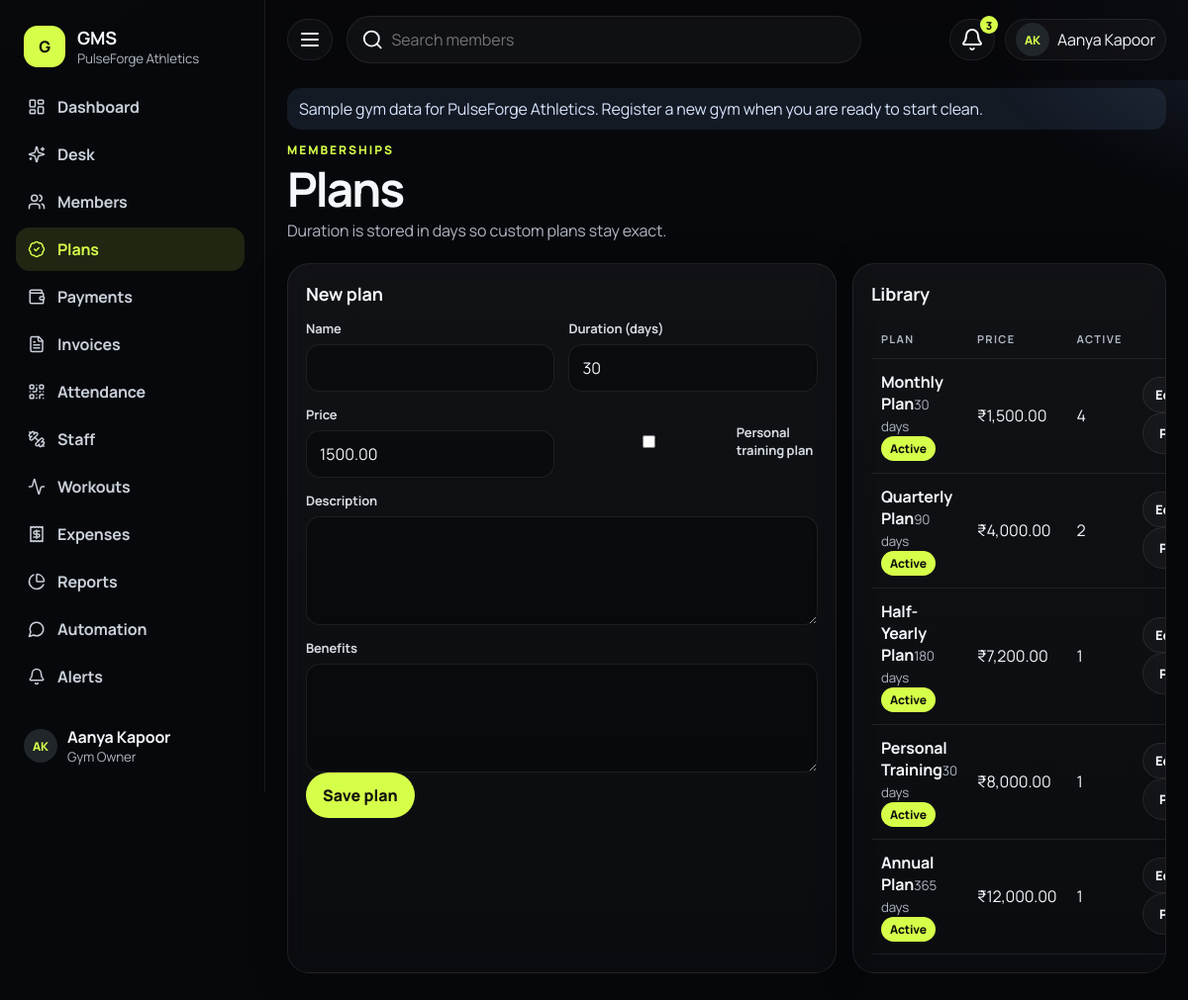
The app's page /modules/memberships/index.php (signed in) with its own data.
### tables this page shows
CREATE TABLE gyms (
  id INT UNSIGNED NOT NULL AUTO_INCREMENT,
  name VARCHAR(160) NOT NULL,
  slug VARCHAR(160) NOT NULL,
  logo_path VARCHAR(255) DEFAULT NULL,
  email VARCHAR(190) DEFAULT NULL,
  phone VARCHAR(30) DEFAULT NULL,
  address_line VARCHAR(255) DEFAULT NULL,
  city VARCHAR(100) DEFAULT NULL,
  state VARCHAR(100) DEFAULT NULL,
  postal_code VARCHAR(20) DEFAULT NULL,
  country VARCHAR(80) NOT NULL DEFAULT 'India',
  gstin VARCHAR(20) DEFAULT NULL,
  tax_enabled TINYINT(1) NOT NULL DEFAULT 0,
  tax_label VARCHAR(40) NOT NULL DEFAULT 'GST',
  tax_percent DECIMAL(5,2) NOT NULL DEFAULT 0.00,
  invoice_prefix VARCHAR(20) NOT NULL DEFAULT 'INV',
  invoice_next_number INT UNSIGNED NOT NULL DEFAULT 1,
  invoice_footer TEXT NULL,
  invoice_terms TEXT NULL,
  currency_code CHAR(3) NOT NULL DEFAULT 'INR',
  currency_symbol VARCHAR(8) NOT NULL DEFAULT '₹',
  timezone VARCHAR(64) NOT NULL DEFAULT 'Asia/Kolkata',
  member_prefix VARCHAR(12) NOT NULL DEFAULT 'MBR',
  member_next_number INT UNSIGNED NOT NULL DEFAULT 1001,
  onboarding_step TINYINT UNSIGNED NOT NULL DEFAULT 1,
  onboarding_completed TINYINT(1) NOT NULL DEFAULT 0,
  status ENUM('active','suspended') NOT NULL DEFAULT 'active',
  created_at DATETIME NOT NULL,
  updated_at DATETIME NOT NULL,
  PRIMARY KEY (id),
  UNIQUE KEY uq_gyms_slug (slug)
);

CREATE TABLE users (
  id INT UNSIGNED NOT NULL AUTO_INCREMENT,
  gym_id INT UNSIGNED NOT NULL,
  name VARCHAR(160) NOT NULL,
  email VARCHAR(190) NOT NULL,
  phone VARCHAR(30) DEFAULT NULL,
  password_hash VARCHAR(255) NOT NULL,
  role ENUM('owner','manager','receptionist','trainer') NOT NULL,
  avatar_path VARCHAR(255) DEFAULT NULL,
  status ENUM('active','disabled') NOT NULL DEFAULT 'active',
  last_login_at DATETIME DEFAULT NULL,
  created_at DATETIME NOT NULL,
  updated_at DATETIME NOT NULL,
  PRIMARY KEY (id),
  UNIQUE KEY uq_users_email (email),
  KEY idx_users_gym (gym_id),
  CONSTRAINT fk_users_gym FOREIGN KEY (gym_id) REFERENCES gyms (id) ON DELETE CASCADE
);

CREATE TABLE membership_plans (
  id INT UNSIGNED NOT NULL AUTO_INCREMENT,
  gym_id INT UNSIGNED NOT NULL,
  name VARCHAR(120) NOT NULL,
  duration_days INT UNSIGNED NOT NULL,
  price DECIMAL(12,2) NOT NULL,
  description TEXT NULL,
  benefits TEXT NULL,
  is_personal_training TINYINT(1) NOT NULL DEFAULT 0,
  status ENUM('active','inactive') NOT NULL DEFAULT 'active',
  created_at DATETIME NOT NULL,
  updated_at DATETIME NOT NULL,
  PRIMARY KEY (id),
  KEY idx_plans_gym (gym_id, status),
  CONSTRAINT fk_plans_gym FOREIGN KEY (gym_id) REFERENCES gyms (id) ON DELETE CASCADE,
  CONSTRAINT chk_plan_price CHECK (price >= 0 AND duration_days > 0)
);

### modules/memberships/index.php (the view, shortened to what the rows shown need)
<?php
require dirname(__DIR__, 2) . '/includes/bootstrap.php';
[$user, $gym] = boot_page('plans.manage');
$gymId = (int) $gym['id'];
$plans = db_all('SELECT p.*, (SELECT COUNT(*) FROM member_subscriptions s WHERE s.plan_id = p.id AND s.status IN (\'active\',\'frozen\')) AS active_count FROM membership_plans p WHERE p.gym_id = ? ORDER BY p.status, p.price', [$gymId]);
$edit = null;
layout_start('Plans', 'memberships');
page_head('Memberships', 'Plans', 'Duration is stored in days so custom plans stay exact.');
echo '<section class="split"><article class="panel"><h2>' . ($edit ? 'Edit plan' : 'New plan') . '</h2>';
echo form_open();
echo '<button class="btn btn-primary" type="submit">Save plan</button></form></article>';
echo '<article class="panel table-wrap"><h2>Library</h2><table><thead><tr><th>Plan</th><th>Price</th><th>Active</th><th></th></tr></thead><tbody>';
foreach ($plans as $plan) {
    echo '<tr><td><strong>' . e($plan['name']) . '</strong><small class="muted">' . (int) $plan['duration_days'] . ' days</small><br>' . badge($plan['status']) . '</td><td>' . e(money($plan['price'], $gym)) . '</td><td>' . (int) $plan['active_count'] . '</td><td>';
    echo '<a class="btn btn-ghost btn-sm" href="' . e(url('memberships?edit=' . $plan['id'])) . '">Edit</a> ';
    echo form_open('', false);
    echo '<input type="hidden" name="action" value="toggle"><input type="hidden" name="id" value="' . (int) $plan['id'] . '"><input type="hidden" name="_back" value="' . e(url('memberships')) . '"><button class="btn btn-ghost btn-sm">' . ($plan['status'] === 'active' ? 'Pause' : 'Activate') . '</button></form></td></tr>';
}
echo '</tbody></table></article></section>';
layout_end();

### includes/layout.php (shortened to what the rows shown need)
<?php
function layout_start(string $title, string $active): void
{
    $user = current_user();
    $gym = current_gym();
    $unread = $user ? NotificationService::unreadCount((int) $user['gym_id'], (int) $user['id']) : 0;
    $name = $gym['name'] ?? 'GMS';
    echo '<!DOCTYPE html><html lang="en"><head><meta charset="utf-8"><meta name="viewport" content="width=device-width,initial-scale=1">';
    echo '<link rel="stylesheet" href="https://unpkg.com/aos@2.3.4/dist/aos.css">';
    echo '<link rel="stylesheet" href="' . e(url('assets/css/app.css')) . '">';
    echo '</head><body data-base="' . e(url('')) . '"><div class="ambient" aria-hidden="true"></div><div class="app">';
    echo '<aside class="sidebar" id="sidebar"><div class="brand"><a href="' . e(url('dashboard')) . '"><span class="brand-mark">G</span><span class="brand-copy"><strong>GMS</strong><small>' . e($name) . '</small></span></a></div><nav class="side-nav">';
    echo '</nav><div class="side-user">' . avatar_html($user['avatar_path'] ?? null, $user['name'] ?? 'User', 'sm') . '<div><strong>' . e($user['name'] ?? '') . '</strong><small>' . e(status_label($user['role'] ?? '')) . '</small></div></div></aside>';
    echo '<div class="main"><header class="topbar"><button class="icon-btn" type="button" data-sidebar aria-label="Menu"><i data-lucide="menu"></i></button>';
    echo '<div class="top-actions"><details class="menu"><summary class="icon-btn" aria-label="Notifications">' . ($unread ? '<em>' . (int) $unread . '</em>' : '') . '<i data-lucide="bell"></i></summary><div class="menu-panel notes-panel">';
    echo '<a class="menu-all" href="' . e(url('notifications')) . '">Open notification center</a></div></details>';
    echo '<details class="menu"><summary>' . avatar_html($user['avatar_path'] ?? null, $user['name'] ?? '', 'sm') . '<span class="hide-sm">' . e($user['name'] ?? '') . '</span></summary><div class="menu-panel"><a href="' . e(url('settings?tab=account')) . '">Account</a><a href="' . e(url('logout')) . '">Log out</a></div></details></div></header>';
    echo '<div class="content" id="content">';
}
function layout_end(): void
{
    echo '</div></div></div>';
    echo '</body></html>';
}
function page_head(string $kicker, string $title, string $text = '', string $actions = ''): void
{
    echo '<header class="page-head"><div><p class="eyebrow">' . e($kicker) . '</p><h1>' . e($title) . '</h1>';
    echo '</div><div class="page-actions">' . $actions . '</div></header>';
}

### includes/functions.php (shortened to what the rows shown need)
<?php
function env(string $key, ?string $default = null): ?string
{
    if (array_key_exists($key, $_ENV)) {
        return (string) $_ENV[$key];
    }
    $value = getenv($key);
    return (string) $value;
}
function e(mixed $value): string
{
    return htmlspecialchars((string) $value, ENT_QUOTES | ENT_SUBSTITUTE, 'UTF-8');
}
function url(string $path = ''): string
{
    $base = rtrim((string) env('APP_BASE', ''), '/');
    if ($path === '') {
        return $base === '' ? '/' : $base . '/';
    }
    return $base . '/' . ltrim($path, '/');
}
function csrf_token(): string
{
    return $_SESSION['_csrf'];
}
function csrf_field(): string
{
    return '<input type="hidden" name="_csrf" value="' . e(csrf_token()) . '">';
}
function money_norm(mixed $amount): string
{
    $amount = str_replace([',', ' '], '', (string) $amount);
    if (function_exists('bcadd')) {
        return bcadd($amount, '0', 2);
    }
    return number_format((float) $amount, 2, '.', '');
}
function money(mixed $amount, ?array $gym = null): string
{
    $symbol = is_array($gym) ? ($gym['currency_symbol'] ?? '₹') : '₹';
    $norm = '0.00';
    try {
        $norm = money_norm($amount);
    } catch (AppException) {
        $norm = '0.00';
    }
    $negative = str_starts_with($norm, '-');
    $abs = ltrim($norm, '-');
    return ($negative ? '-' : '') . $symbol . number_format((float) $abs, 2);
}
function status_label(string $status): string
{
    return match ($status) {
        'partial' => 'Partially Paid',
        'unpaid' => 'Unpaid',
        'paid' => 'Paid',
        'active' => 'Active',
        'inactive' => 'Inactive',
        'expired' => 'Expired',
        'frozen' => 'Frozen',
        'suspended' => 'Suspended',
        'archived' => 'Archived',
        'cancelled' => 'Cancelled',
        'upgraded' => 'Upgraded',
        'downgraded' => 'Downgraded',
        'bank_transfer' => 'Bank Transfer',
        'upi' => 'UPI',
        'cash' => 'Cash',
        'card' => 'Card',
        'other' => 'Other',
        'owner' => 'Gym Owner',
        'manager' => 'Manager',
        'receptionist' => 'Receptionist',
        'trainer' => 'Trainer',
        'demo' => 'Demo',
        'sent' => 'Accepted',
        'failed' => 'Failed',
        'queued' => 'Queued',
        'skipped' => 'Skipped',
        'recorded' => 'Recorded',
        'voided' => 'Voided',
        'female' => 'Female',
        'male' => 'Male',
        'undisclosed' => 'Undisclosed',
        default => ucwords(str_replace('_', ' ', $status)),
    };
}
function status_tone(string $status): string
{
    return match ($status) {
        'active', 'paid', 'sent', 'recorded', 'success' => 'ok',
        'partial', 'frozen', 'suspended', 'demo', 'queued', 'warning' => 'warn',
        'expired', 'unpaid', 'failed', 'voided', 'archived', 'danger' => 'danger',
        'upgraded', 'downgraded', 'skipped', 'info' => 'info',
        default => 'muted',
    };
}
function badge(string $status): string
{
    return '<span class="badge badge-' . e(status_tone($status)) . '">' . e(status_label($status)) . '</span>';
}
function initials(string $name): string
{
    $parts = preg_split('/\s+/', trim($name)) ?: [];
    $letters = '';
    foreach ($parts as $part) {
        if ($part !== '') {
            $letters .= mb_strtoupper(mb_substr($part, 0, 1));
        }
        if (mb_strlen($letters) >= 2) {
            break;
        }
    }
    return $letters !== '' ? $letters : 'G';
}
function avatar_html(?string $path, string $name, string $class = ''): string
{
    $class = trim('avatar ' . $class);
    return '<span class="' . e($class) . ' avatar-fallback">' . e(initials($name)) . '</span>';
}
function form_open(string $action = '', bool $files = false): string
{
    $enctype = $files ? ' enctype="multipart/form-data"' : '';
    $actionAttr = $action !== '' ? ' action="' . e($action) . '"' : '';
    return '<form method="post"' . $actionAttr . $enctype . '>' . csrf_field();
}

### records on screen
gyms: name "PulseForge Athletics"
users: name "AK AK", name "Aanya Kapoor", role "Gym Owner"
membership_plans: name "Monthly Plan", duration_days "30", status "Active", price.currency_symbol "₹1,500.00", active_count "4", shows "Pause"
membership_plans: name "Quarterly Plan", duration_days "90", status "Active", price.currency_symbol "₹4,000.00", active_count "2", shows "Pause"
membership_plans: name "Half-Yearly Plan", duration_days "180", status "Active", price.currency_symbol "₹7,200.00", active_count "1", shows "Pause"
membership_plans: name "Personal Training", duration_days "30", status "Active", price.currency_symbol "₹8,000.00", active_count "1", shows "Pause"
membership_plans: name "Annual Plan", duration_days "365", status "Active", price.currency_symbol "₹12,000.00", active_count "1", shows "Pause"

### other values on screen
$label "Dashboard"
$label "Desk"
$label "Members"
$label "Plans"
$label "Payments"
$label "Invoices"
$label "Attendance"
$label "Staff"
$label "Workouts"
$label "Expenses"
$label "Reports"
$label "Automation"
$label "Alerts"
$unread "3"
$kicker "MEMBERSHIPS"
